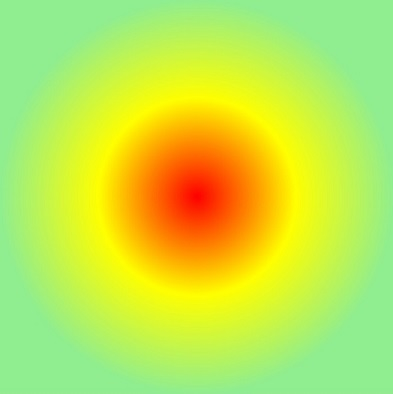
#> input picture data/radial_gradient.jpg, 393 x 394 px
$ python 2.8.globalThreshold.py
#> lines starting #> are read from the running program, lines starting #| are printed output that depends on the picture; after the words box and inside, x2 and y2 are one past the last pixel; in counts of white or black regions, pixels touching at a corner belong together
import numpy as np
import scipy.stats as st
import matplotlib.pyplot as plt
from cv2 import cv2

def threshold(img, th, max):
    result1 = np.zeros(img.shape, img.dtype)   # THRESH_BINARY
    result2 = np.zeros(img.shape, img.dtype)   # THRESH_BINARY_INV
    result3 = img.copy()                       # THRESH_TRUNC
    result4 = img.copy()                       # THRESH_TOZERO
    result5 = img.copy()                       # THRESH_TOZERO_INV

    result1[np.where(img>th)] = max     # if
    result2[np.where(img<=th)] = max
    result3[np.where(img>th)] = th
    result4[np.where(img<=th)] = 0
    result5[np.where(img>th)] = 0

    return result1, result2, result3, result4, result5

def main():
    img = cv2.imread('data/radial_gradient.jpg',cv2.IMREAD_GRAYSCALE)
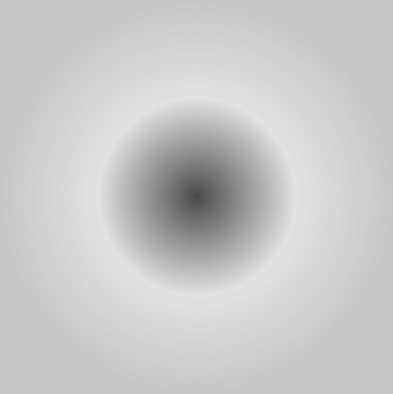
#> img: shape (394, 393); min 77, max 227, mean 201

    ret,thresh1_cv = cv2.threshold(img,127,255,cv2.THRESH_BINARY)
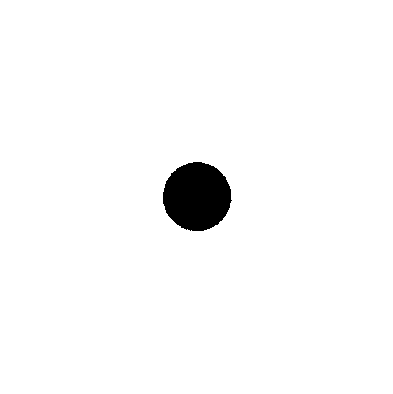
#> thresh1_cv: shape (394, 393); 97.6% white; 1 black region, box (x1, y1, x2, y2) and area: (163, 162, 232, 231) 3680
    ret,thresh2_cv = cv2.threshold(img,127,255,cv2.THRESH_BINARY_INV)
    ret,thresh3_cv = cv2.threshold(img,127,255,cv2.THRESH_TRUNC)
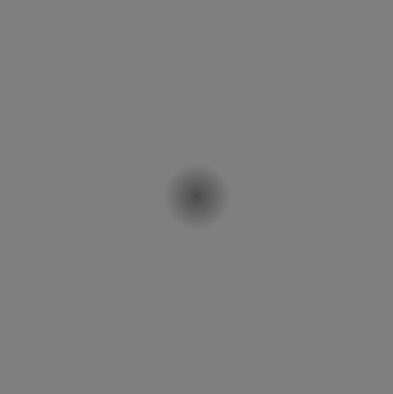
#> thresh3_cv: shape (394, 393); min 77, max 127, mean 126.6
    ret,thresh4_cv = cv2.threshold(img,127,255,cv2.THRESH_TOZERO)
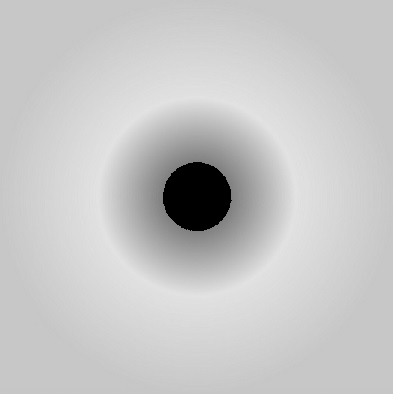
#> thresh4_cv: shape (394, 393); min 0, max 227, mean 198.4
    ret,thresh5_cv = cv2.threshold(img,127,255,cv2.THRESH_TOZERO_INV)
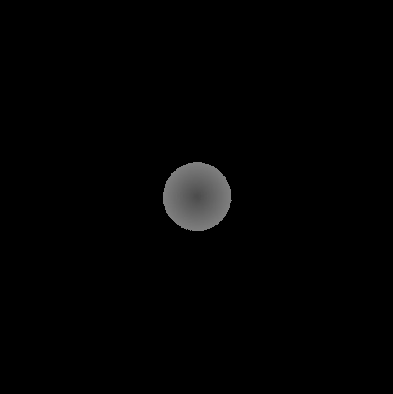
#> thresh5_cv: shape (394, 393); min 0, max 127, mean 2.6
    thresh1, thresh2, thresh3, thresh4, thresh5 = threshold(img, 127, 255)

    titles = ['Original Image', None,'BINARY','BINARY_CV','BINARY_INV','BINARY_INV_CV','TRUNC','TRUNC_CV','TOZERO', 'TOZERO_CV', 'TOZERO_INV', 'TOZERO_INV_CV']
    images = [img, None, thresh1, thresh1_cv, thresh2, thresh2_cv, thresh3, thresh3_cv, thresh4, thresh4_cv, thresh5, thresh5_cv]
    for i in range(12):
        if titles[i] != None:
            plt.subplot(3,4,i+1)
            plt.imshow(images[i],'gray',vmin=0,vmax=255)
            plt.title(titles[i])
            plt.xticks([]),plt.yticks([])
    plt.tight_layout()
    plt.show()

if __name__ == "__main__":
    main()
